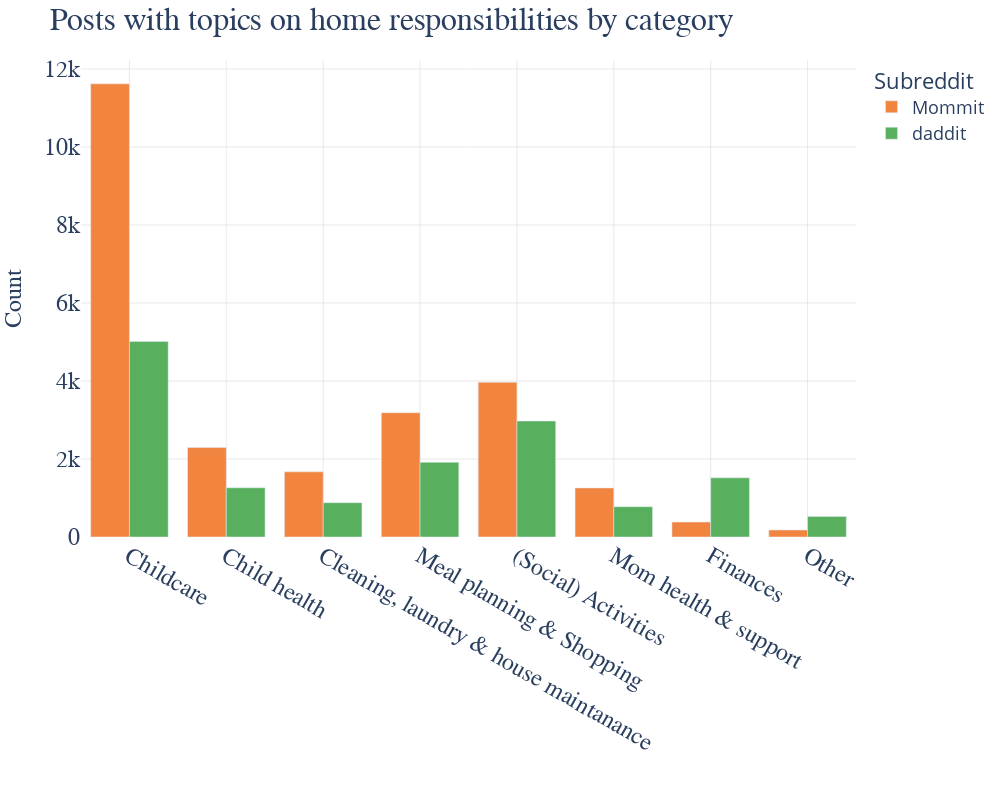

Here is the notebook cell this chart was saved with:
### Markdown cell above
plot categories

### Code cell
# broader categories
category_order = ['Childcare', 'Child health', 'Cleaning, laundry & house maintanance', 'Meal planning & Shopping',
                  '(Social) Activities', "Mom health & support", 'Finances', 'Other']

colors = ["rgb(241, 133, 64)", "rgb(88, 176, 95)"]


fig = px.bar(grouped_df, x='Category', y="Count", color="subreddit", barmode="group", category_orders={'Category': category_order}, height=800, width=1000) # mit 500 & 1200 vergleichen

# Assigning the shades of grey to bar colors
for i, color in enumerate(colors):
    fig.update_traces(selector=dict(name=grouped_df['subreddit'].unique()[i]), marker_color=color)


fig.update_layout(
    legend=dict(
        title='Subreddit',
        font=(dict(size=18)),
        title_font=dict(size=22)
    ),
    xaxis=dict(
        showgrid=True,  # Display x-axis grid lines
        gridcolor='lightgrey',  # Set the color of the x-axis grid lines
        gridwidth=0.5  # Set the width of the x-axis grid lines
    ),
    yaxis=dict(
        showgrid=True,  # Display y-axis grid lines
        gridcolor='lightgrey',  # Set the color of the y-axis grid lines
        gridwidth=0.5  # Set the width of the y-axis grid lines
    )
)

# Updating layout and axis labels
fig.update_layout(
    plot_bgcolor='white',
    title={
        'text': 'Posts with topics on home responsibilities by category',
        'font': {'size': 32, 'family': 'Calibri'}  # Adjust the size and family of the title font as desired
    },
    xaxis_title='',
    yaxis_title='Count',
    xaxis={
        'title': {'font': {'size': 24, 'family': 'Calibri'}},  # Adjust the size and family of the x-axis label as desired
        'tickfont': {'size': 24, 'family': 'Calibri'}  # Adjust the size and family of the x-axis tick labels as desired
    },
    yaxis={
        'title': {'font': {'size': 24, 'family': 'Calibri'}},  # Adjust the size and family of the y-axis label as desired
        'tickfont': {'size': 24, 'family': 'Calibri'},  # Adjust the size and family of the y-axis tick labels as desired
    }
)


fig.show()

### Figure 1 — Plotly figure (JSON) as saved in the notebook; plotly's stock layout.template omitted (floating-point values rounded to 4 significant figures)
{"data": [{"alignmentgroup": "True", "hovertemplate": "subreddit=Mommit<br>Category=%{x}<br>Count=%{y}<extra></extra>", "legendgroup": "Mommit", "marker": {"color": "rgb(241, 133, 64)", "pattern": {"shape": ""}}, "name": "Mommit", "offsetgroup": "Mommit", "orientation": "v", "showlegend": true, "textposition": "auto", "type": "bar", "x": ["(Social) Activities", "Child health", "Childcare", "Cleaning, laundry & house maintanance", "Finances", "Meal planning & Shopping", "Mom health & support", "Other"], "xaxis": "x", "y": [3967, 2293, 11618, 1670, 383, 3186, 1258, 180], "yaxis": "y"}, {"alignmentgroup": "True", "hovertemplate": "subreddit=daddit<br>Category=%{x}<br>Count=%{y}<extra></extra>", "legendgroup": "daddit", "marker": {"color": "rgb(88, 176, 95)", "pattern": {"shape": ""}}, "name": "daddit", "offsetgroup": "daddit", "orientation": "v", "showlegend": true, "textposition": "auto", "type": "bar", "x": ["(Social) Activities", "Child health", "Childcare", "Cleaning, laundry & house maintanance", "Finances", "Meal planning & Shopping", "Mom health & support", "Other"], "xaxis": "x", "y": [2974, 1263, 5014, 880, 1516, 1914, 778, 528], "yaxis": "y"}], "layout": {"barmode": "group", "height": 800, "legend": {"font": {"size": 18}, "title": {"font": {"size": 22}, "text": "Subreddit"}, "tracegroupgap": 0}, "margin": {"t": 60}, "plot_bgcolor": "white", "title": {"font": {"family": "Calibri", "size": 32}, "text": "Posts with topics on home responsibilities by category"}, "width": 1000, "xaxis": {"anchor": "y", "categoryarray": ["Childcare", "Child health", "Cleaning, laundry & house maintanance", "Meal planning & Shopping", "(Social) Activities", "Mom health & support", "Finances", "Other"], "categoryorder": "array", "domain": [0, 1], "gridcolor": "lightgrey", "gridwidth": 0.5, "showgrid": true, "tickfont": {"family": "Calibri", "size": 24}, "title": {"font": {"family": "Calibri", "size": 24}, "text": ""}}, "yaxis": {"anchor": "x", "domain": [0, 1], "gridcolor": "lightgrey", "gridwidth": 0.5, "showgrid": true, "tickfont": {"family": "Calibri", "size": 24}, "title": {"font": {"family": "Calibri", "size": 24}, "text": "Count"}}}}
